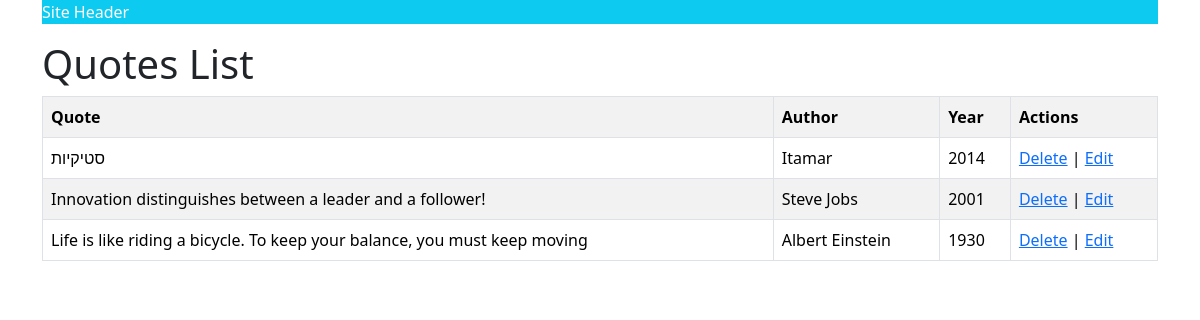
Page /quotes/ on the committed database.
### quotes/models.py (models this page shows, shortened)
class Quote(models.Model):
    author = models.CharField(max_length=60)
    quote = models.TextField()
    year = models.IntegerField()
    created_at = models.DateTimeField(auto_now_add=True)
    updated_at = models.DateTimeField(auto_now=True)

### quotes/views.py (the view)
# urls.py: path('', get_quotes, name='quotes'),
def get_quotes(req):
    quotes = Quote.objects.all().order_by('-year')
    return render(req, 'quotes/list.html', {'quotes': quotes})

### quotes/templates/quotes/list.html (shortened to what this page needs)
{% extends 'quotes/base.html' %}
{% block content %}
  <h1>Quotes List</h1>
  <table class="table table-striped table-bordered">
    <tr>
      <th>Quote</th>
      <th>Author</th>
      <th>Year</th>
      <th>Actions</th>
    </tr>
    {% for quote in quotes %}
      <tr>
        <td>{{ quote.quote }}</td>
        <td>{{ quote.author }}</td>
        <td>{{ quote.year }}</td>
        <td>
          <a href="{% url "delete_quote" quote.id %}">Delete</a> |
          <a href="{% url "edit_quote" quote.id %}">Edit</a>
        </td>
      </tr>
    {% endfor %}
  </table>
{% endblock %}

### quotes/templates/quotes/base.html (shortened to what this page needs)
<!DOCTYPE html>
<html lang="en">
  <head>
    {% load bootstrap5 %}
    {% bootstrap_css %}
  </head>
  <body>
    <div class="container">
      <header class="bg-info text-white">
        <p>Site Header</p>
      </header>
      <main>
        {% block content %}
        {% endblock %}
      </main>
    </div>
  </body>
</html>

### rows in the picture
Quote: quote "סטיקיות", author "Itamar", year "2014"
Quote: quote "Innovation distinguishes between a leader and a follower!", author "Steve Jobs", year "2001"
Quote: quote "Life is like riding a bicycle. To keep your balance, you must keep moving", author "Albert Einstein", year "1930"
